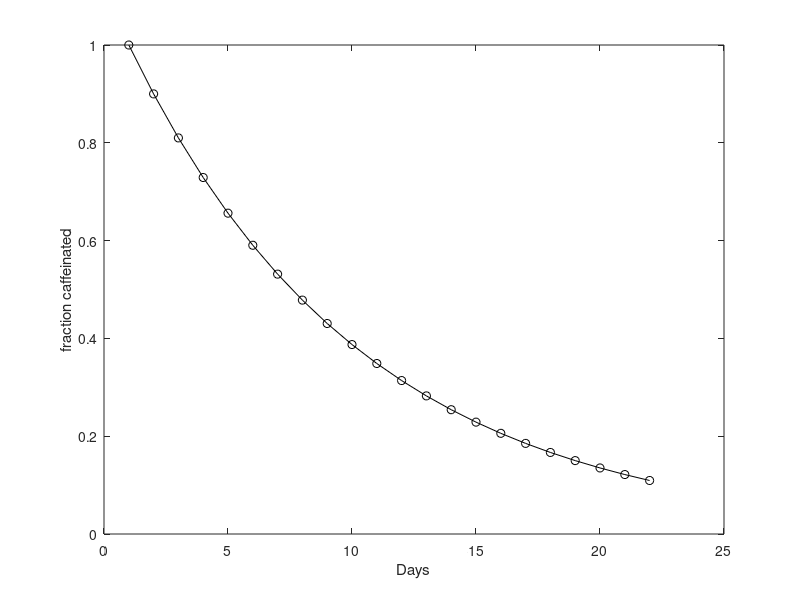

The MATLAB script that drew this image:


nMax = 22; % max number of days to simulate

x = zeros(1, nMax)
N = 10; % number of scoops in each jar
x = zeros(1,nMax); % fraction caffeinated
x(1) = 1.0; % initial fraction caffeinated

for n=2:nMax
    
    x(n) = (1-1/N) * x(n-1);
    %x(n) = x(n-1) - 1/N*x(n-1);
    
end % finished loop through days

% THE MODEL ^
% ------------------------------------------
% THE BEHAVIOR / THE OUTPUT ? 

figure(1); 
plot(x,'-ok');
ylabel('fraction caffeinated')
xlabel('Days')